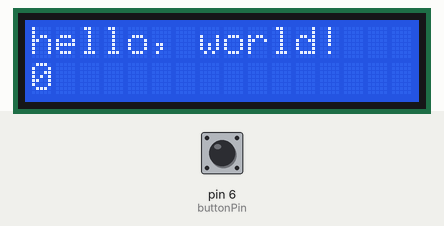
A sketch run on a simulated Arduino Uno, built with avr-gcc and run on an emulated ATmega328P. On the bench: 16×2 character LCD. Inputs (shaded band) come from the test bench; at power-on: pin 6 (buttonPin) HIGH. What the sketch prints to the serial monitor is not drawn.

Above: at 1.2 s.
1.3 s: pin 6 (buttonPin) pulled LOW for 1 s
At 3.4 s:
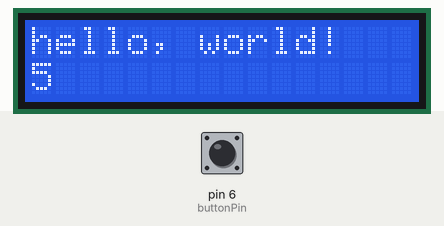
3.8 s: pin 6 (buttonPin) pulled LOW for 0.15 s
At 4.2 s:
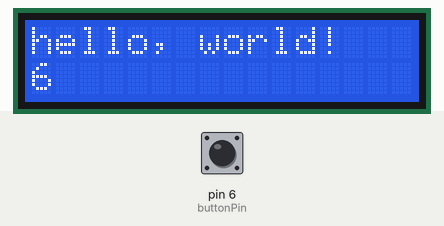
5.4 s: pin 6 (buttonPin) pulled LOW for 0.15 s
At 6.6 s:
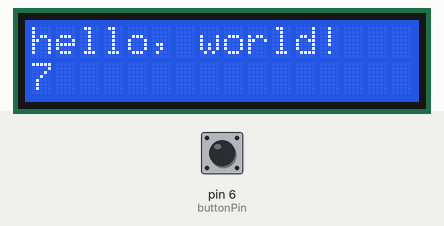
7.0 s: pin 6 (buttonPin) pulled LOW for 1 s
At 8.9 s:
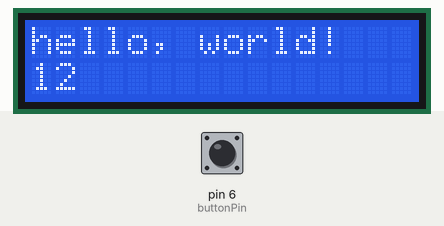
Timing chart, 0 to 7.9 s (numbered marks = the images above; inputs shaded):
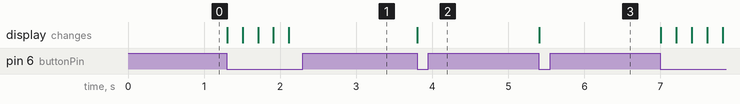

The sketch:

lcd.ino
```cpp
// include the library code:
#include <LiquidCrystal.h>
// initialize the library by associating any needed LCD interface pin
// with the arduino pin number it is connected to
constexpr int rs = 12, en = 11, d4 = 5, d5 = 4, d6 = 3, d7 = 2;
LiquidCrystal lcd(rs, en, d4, d5, d6, d7);

constexpr byte buttonPin = 6;
constexpr unsigned long debounceTime = 200;
unsigned long buttonPressedPreviousTime = 0;

int cnt = 0;

void setup() {
  Serial.begin(9600);
  // set up the LCD's number of columns and rows:
  lcd.begin(16, 2);
  // Print a message to the LCD.
  lcd.print("hello, world!");

  pinMode(buttonPin, INPUT_PULLUP);
}

void loop() {
  // set the cursor to column 0, line 1
  // (note: line 1 is the second row, since counting begins with 0):
  lcd.setCursor(0, 1);
  // print the number of seconds since reset:

  unsigned long currentTime = millis();

  bool isButtonPressed = digitalRead(buttonPin) == LOW;
  Serial.println(isButtonPressed);
  if (isButtonPressed && (currentTime - buttonPressedPreviousTime) > debounceTime) {
    buttonPressedPreviousTime = currentTime;
    cnt++;
  }
  lcd.print(cnt);

}
```

Measured:
- after the input at 1.3 s, the display: first changes at once (image 1 shows a later state)
- after the input at 3.8 s, the display: changes at once (image 2)
- after the input at 5.4 s, the display: changes at once (image 3)
